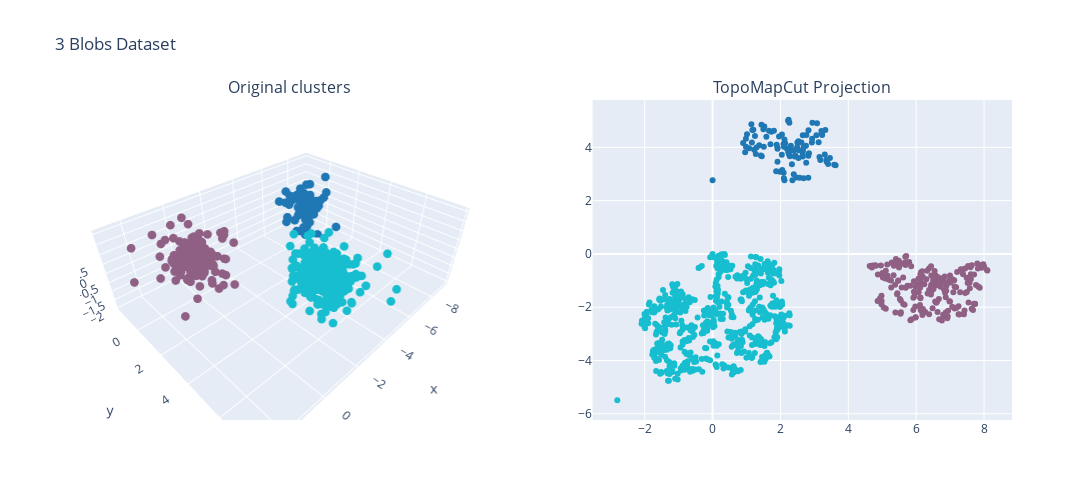

Notebook code cell kept with this figure:
### Code cell
fig = plot_data_projection(df_blobs, projections)
fig.update_layout(title_text='3 Blobs Dataset')
fig.show()

### Figure 1 — Plotly figure (JSON) as saved in the notebook; plotly's stock layout.template omitted (floating-point values rounded to 4 significant figures; data arrays with more than 128 entries replaced by an {"elided": "..."} marker saying what was removed)
{"data": [{"marker": {"color": {"elided": "800 int values"}, "colorscale": [[0, "#1F77B4"], [0.1111, "#FF7F0E"], [0.2222, "#2CA02C"], [0.3333, "#D62728"], [0.4444, "#9467BD"], [0.5556, "#8C564B"], [0.6667, "#E377C2"], [0.7778, "#7F7F7F"], [0.8889, "#BCBD22"], [1, "#17BECF"]], "size": 3}, "mode": "markers", "scene": "scene", "type": "scatter3d", "x": {"elided": "800 float values"}, "y": {"elided": "800 float values"}, "z": {"elided": "800 float values"}}, {"marker": {"color": {"elided": "800 int values"}, "colorscale": [[0, "#1F77B4"], [0.1111, "#FF7F0E"], [0.2222, "#2CA02C"], [0.3333, "#D62728"], [0.4444, "#9467BD"], [0.5556, "#8C564B"], [0.6667, "#E377C2"], [0.7778, "#7F7F7F"], [0.8889, "#BCBD22"], [1, "#17BECF"]]}, "mode": "markers", "type": "scatter", "x": {"elided": "800 float values"}, "xaxis": "x", "y": {"elided": "800 float values"}, "yaxis": "y"}], "layout": {"annotations": [{"font": {"size": 16}, "showarrow": false, "text": "Original clusters", "x": 0.225, "xanchor": "center", "xref": "paper", "y": 1, "yanchor": "bottom", "yref": "paper"}, {"font": {"size": 16}, "showarrow": false, "text": "TopoMapCut Projection", "x": 0.775, "xanchor": "center", "xref": "paper", "y": 1, "yanchor": "bottom", "yref": "paper"}], "height": 500, "scene": {"domain": {"x": [0, 0.45], "y": [0, 1]}}, "showlegend": false, "title": {"text": "3 Blobs Dataset"}, "width": 1200, "xaxis": {"anchor": "y", "domain": [0.55, 1]}, "yaxis": {"anchor": "x", "domain": [0, 1]}}}
